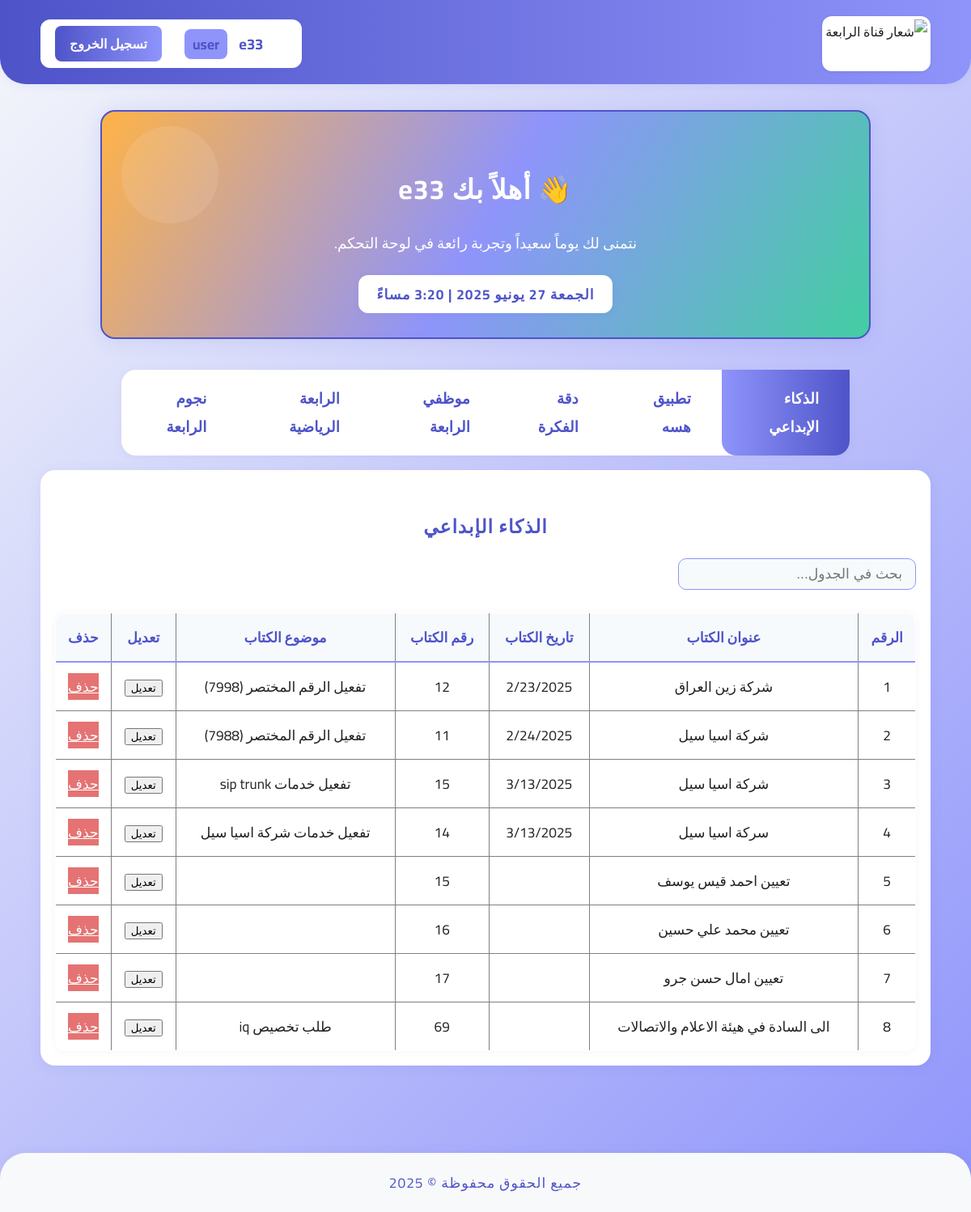
/index2.php (signed in), run on the app's committed database.
### tables this page shows
CREATE TABLE `intelligene_tp` (
  `ID` int(11) NOT NULL,
  `book_title` varchar(255) DEFAULT NULL,
  `book_date` varchar(255) DEFAULT NULL,
  `book_number` varchar(255) DEFAULT NULL,
  `book_subject` varchar(255) DEFAULT NULL
);

### index2.php (the view, shortened to what this page needs)
<?php
$username = $_SESSION['username'];
$role = isset($_SESSION['role']) ? $_SESSION['role'] : 'user';
?>
<!DOCTYPE html>
<html lang="ar" dir="rtl">
<head>
</head>
<body>
<header>
    <div class="header-flex">
        <img class="slo_img" src="img/شعار_قناة_الرابعة.png" alt="شعار قناة الرابعة" style="height:60px;width:auto;object-fit:contain;display:block;margin-top:8px;margin-bottom:8px;box-shadow:0 1px 4px rgba(0,0,0,0.08);background:#fff;border-radius:12px;padding:4px;">
        <div class="user-info-box">
            <span class="username">
                <span class="user-icon">
                    <svg width="20" height="20" viewBox="0 0 20 20" fill="none">
                        <circle cx="10" cy="7" r="4" fill="#fff" fill-opacity="0.7"/>
                        <ellipse cx="10" cy="15.2" rx="6.5" ry="3.2" fill="#fff" fill-opacity="0.4"/>
                    </svg>
                </span>
                <?= htmlspecialchars($username, ENT_QUOTES, 'UTF-8') ?>
                <span class="role-inline"><?= htmlspecialchars($role, ENT_QUOTES, 'UTF-8') ?></span>
            </span>
            <a href="logout.php" class="logout-btn">تسجيل الخروج</a>
        </div>
    </div>
</header>
<main>
    <section id="welcome-section" style="background: linear-gradient(120deg, #ffb347 0%, var(--main2) 50%, var(--success) 100%); color: #fff; border-radius: 18px; box-shadow: 0 2px 24px rgba(78,84,200,0.13); margin: 32px auto 38px auto; max-width: 900px; padding: 36px 24px 30px 24px; text-align: center; position: relative; overflow: hidden; border: 2.5px solid var(--main1);">
        <svg width="120" height="120" viewBox="0 0 120 120" fill="none" style="position:absolute;left:24px;top:18px;opacity:0.10;z-index:0;">
            <circle cx="60" cy="60" r="60" fill="#fff"/>
        </svg>
        <div style="position:relative;z-index:1;">
            <h1 style="font-size:2.1em;margin-bottom:10px;letter-spacing:1px;">
                <?php
                if ($role === 'admin') {
                    echo "👋 أهلاً بك أيها المدير " . htmlspecialchars($username);
                } elseif ($role === 'viewer') {
                    echo "👋 مرحباً بك ضيفنا الكريم";
                } else {
                    echo "👋 أهلاً بك " . htmlspecialchars($username);
                }
                ?>
            </h1>
            <p style="font-size:1.15em;margin-bottom:0;">
                <?= ($role === 'admin')
                    ? "يمكنك إدارة البيانات ورفع الملفات ومتابعة كل جديد في لوحة التحكم."
                    : (($role === 'viewer')
                        ? "استعرض البيانات وتابع آخر الملفات المضافة في أقسام الموقع."
                        : "نتمنى لك يوماً سعيداً وتجربة رائعة في لوحة التحكم."); ?>
            </p>
            <div style="margin-top:22px;">
                <?php
                function arabicDay($en) {
                    $days = [
                        'Saturday' => 'السبت',
                        'Sunday' => 'الأحد',
                        'Monday' => 'الإثنين',
                        'Tuesday' => 'الثلاثاء',
                        'Wednesday' => 'الأربعاء',
                        'Thursday' => 'الخميس',
                        'Friday' => 'الجمعة'
                    ];
                    return $days[$en] ?? $en;
                }
                function arabicMonth($en) {
                    $months = [
                        'January' => 'يناير',
                        'February' => 'فبراير',
                        'March' => 'مارس',
                        'April' => 'إبريل',
                        'May' => 'مايو',
                        'June' => 'يونيو',
                        'July' => 'يوليو',
                        'August' => 'أغسطس',
                        'September' => 'سبتمبر',
                        'October' => 'أكتوبر',
                        'November' => 'نوفمبر',
                        'December' => 'ديسمبر'
                    ];
                    return $months[$en] ?? $en;
                }
                $day_ar = arabicDay(date('l'));
                $month_ar = arabicMonth(date('F'));
                $date_ar = $day_ar . ' ' . date('d') . ' ' . $month_ar . ' ' . date('Y');
                $h = date('g');
                $m = date('i');
                $ampm = date('a') === 'am' ? 'صباحاً' : 'مساءً';
                $time_ar = $h . ':' . $m . ' ' . $ampm;
                ?>
                <span style="display:inline-block;background:var(--white);color:var(--main1);padding:7px 22px;border-radius:12px;font-size:1.08em;font-weight:700;box-shadow:0 2px 8px rgba(78,84,200,0.07);letter-spacing:1px;">
                    <?= $date_ar ?> | <?= $time_ar ?>
                </span>
            </div>
        </div>
    </section>
    <nav>
        <ul>
            <li><a href="#" class="tab-link" data-target="dk-table">الذكاء الإبداعي</a></li>
            <li><a href="#" class="tab-link" data-target="hessa-table">تطبيق هسه</a></li>
            <li><a href="#" class="tab-link" data-target="deqa-table">دقة الفكرة</a></li>
            <li><a href="#" class="tab-link" data-target="emp-table">موظفي الرابعة</a></li>
            <li><a href="#" class="tab-link" data-target="sport-table">الرابعة الرياضية</a></li>
            <li><a href="#" class="tab-link" data-target="star-table">نجوم الرابعة</a></li>
        </ul>
    </nav>
     <?php if ($role== 'admin' || $role == 'user'): ?>
    <div id="dk-table" class="data-table" style="display:none;">
        <h2>الذكاء الإبداعي</h2>
        <input type="text" class="search-input" placeholder="بحث في الجدول..." onkeyup="filterTableRows(this, 'dk-table')">
        <table border="1" style="width:100%; border-collapse: collapse; margin-top: 20px;">
            <thead>
                <tr>
                    <th>الرقم</th>
                    <th>عنوان الكتاب</th>
                    <th>تاريخ الكتاب</th>
                    <th>رقم الكتاب</th>
                    <th>موضوع الكتاب</th>
                    <th>تعديل</th>
                    <th>حذف</th>
                </tr>
            </thead>
            <tbody>
<?php
include 'conacted_db.php';
$query = mysqli_query($conn_intell, "SELECT * FROM intelligene_tp");
while ($row = mysqli_fetch_array($query)) {
?>
    <tr>
        <td><?php echo $row["ID"]; ?></td>
        <td><?php echo $row['book_title']; ?></td>
        <td><?php echo $row['book_date']; ?></td>
        <td><?php echo $row['book_number']; ?></td>
        <td><?php echo $row['book_subject']; ?></td>
        <td>
            <button type="button" onclick="toggleEditRow(<?php echo $row['ID']; ?>)">تعديل</button>
        </td>
        <td>
            <a href="delete_all.php?type=creative&id=<?php echo $row['ID']; ?>" class="upload-btn" onclick='return confirm("هل أنت متأكد من الحذف؟")' style="background:var(--danger);color:#fff;">حذف</a>
        </td>
    </tr>
<?php
}
?>
</tbody>
        </table>
    </div>
    <?php endif; ?>
 </main>
<footer style="text-align: center; padding: 20px; background: #f8f9fa; margin-top: 30px;">
    جميع الحقوق محفوظة &copy; <?= date('Y') ?>
</footer>
</body>
</html>

### index2.php (style rules this page uses)
:root { --main1: #4e54c8; --main2: #8f94fb; --accent: #ffb347; --danger: #e57373; --success: #43cea2; --white: #fff; --gray-bg: #f5f7fa; }
body { font-family: 'Cairo', Tahoma, Arial, sans-serif; background: linear-gradient(135deg, var(--gray-bg) 0%, var(--main2) 100%); margin: 0; min-height: 100vh; color: #222; }
header { background: linear-gradient(90deg, var(--main1) 0%, var(--main2) 100%); box-shadow: 0 2px 12px rgba(78, 84, 200, 0.08); padding: 0 0 8px 0; border-bottom-left-radius: 32px; border-bottom-right-radius: 32px; }
.header-flex { display: flex; align-items: center; justify-content: space-between; max-width: 1100px; margin: 0 auto; padding: 12px 24px 0 24px; }
.slo_img { height: 70px; width: auto; background: var(--white); border-radius: 16px; box-shadow: 0 2px 8px rgba(78, 84, 200, 0.08); padding: 6px; margin: 0 0 0 12px; }
.user-info-box { display: flex; align-items: center; gap: 18px; background: var(--white); border-radius: 12px; padding: 8px 18px; box-shadow: 0 1px 8px rgba(78, 84, 200, 0.08); }
.username { font-weight: 700; color: var(--main1); font-size: 1.15em; display: flex; align-items: center; gap: 6px; }
.user-icon { display: inline-flex; align-items: center; margin-left: 4px; }
.role-inline { background: var(--main2); color: var(--main1); border-radius: 8px; padding: 2px 10px; font-size: 0.95em; margin-right: 8px; margin-left: 2px; }
.logout-btn { background: linear-gradient(90deg, var(--main1) 0%, var(--main2) 100%); color: var(--white); border: none; border-radius: 8px; padding: 7px 18px; font-size: 1em; font-weight: 700; cursor: pointer; transition: background 0.2s; text-decoration: none; margin-right: 8px; }
nav { background: var(--white); border-radius: 18px; box-shadow: 0 2px 12px rgba(78, 84, 200, 0.07); margin: 32px auto 18px auto; max-width: 900px; padding: 0 0 0 0; display: flex; justify-content: center; }
nav ul { display: flex; gap: 0; list-style: none; margin: 0; padding: 0; }
nav li { margin: 0; }
nav .tab-link { display: block; padding: 18px 38px; font-size: 1.15em; font-weight: 700; color: var(--main1); background: none; border: none; border-radius: 0; cursor: pointer; transition: background 0.18s, color 0.18s; text-decoration: none; position: relative; }
nav .tab-link.active, nav .tab-link:hover { background: linear-gradient(90deg, var(--main2) 0%, var(--main1) 100%); color: var(--white); border-radius: 0 0 18px 18px; }
main { max-width: 1100px; margin: 0 auto; padding: 0 18px 40px 18px; }
.data-table { background: var(--white); border-radius: 18px; box-shadow: 0 2px 16px rgba(78, 84, 200, 0.09); margin-bottom: 38px; padding: 28px 18px 18px 18px; display: none; opacity: 0; transition: opacity 0.3s; }
.data-table.visible { display: block; opacity: 1; animation: fadeIn 0.5s; }
.data-table h2 { color: var(--main1); font-size: 1.45em; margin-bottom: 18px; text-align: center; letter-spacing: 1px; }
.search-input { border-radius: 10px; border: 1.5px solid var(--main2); padding: 8px 16px; font-size: 1.08em; background: #f7fafd; transition: border 0.2s; width: 260px; margin-bottom: 8px; }
table { width: 100%; border-collapse: separate; border-spacing: 0; background: var(--white); border-radius: 12px; overflow: hidden; box-shadow: 0 1px 8px rgba(78, 84, 200, 0.06); }
th, td { padding: 13px 10px; text-align: center; font-size: 1.08em; }
th { background: #f7fafd; color: var(--main1); font-weight: 700; border-bottom: 2px solid var(--main2); }
footer { text-align: center; padding: 24px 0 18px 0; background: var(--white); margin-top: 40px; color: var(--main1); font-size: 1.08em; border-top-left-radius: 32px; border-top-right-radius: 32px; box-shadow: 0 -2px 12px rgba(78, 84, 200, 0.07); letter-spacing: 1px; }

### data on the page
intelligene_tp: ID "1", book_title "شركة زين العراق", book_date "2/23/2025", book_number "12", book_subject "تفعيل الرقم المختصر (7998)"
intelligene_tp: ID "2", book_title "شركة اسيا سيل", book_date "2/24/2025", book_number "11", book_subject "تفعيل الرقم المختصر (7988)"
intelligene_tp: ID "3", book_title "شركة اسيا سيل", book_date "3/13/2025", book_number "15", book_subject "تفعيل خدمات sip trunk"
intelligene_tp: ID "4", book_title "سركة اسيا سيل", book_date "3/13/2025", book_number "14", book_subject "تفعيل خدمات شركة اسيا سيل"
intelligene_tp: ID "5", book_title "تعيين احمد قيس يوسف", book_number "15"
intelligene_tp: ID "6", book_title "تعيين محمد علي حسين", book_number "16"
intelligene_tp: ID "7", book_title "تعيين امال حسن جرو", book_number "17"
intelligene_tp: ID "8", book_title "الى السادة في هيئة الاعلام والاتصالات", book_number "69", book_subject "طلب تخصيص iq"

### other printed values
$username "e33"
$role "user"
